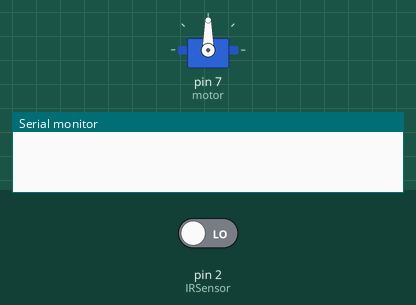
Bench run of a sketch on a simulated Arduino Uno, built with avr-gcc and run on an emulated ATmega328P. On the bench: servo, the last lines printed to the serial monitor. The inputs (shaded band) are chosen by the test bench; at power-on: pin 2 (IRSensor) LOW.

Above: at 1.2 s.
1.3 s: pin 2 (IRSensor) driven HIGH
At 2.3 s:
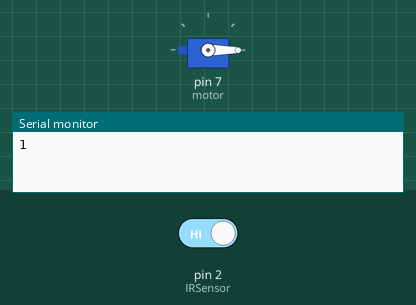
At 52.3 s:
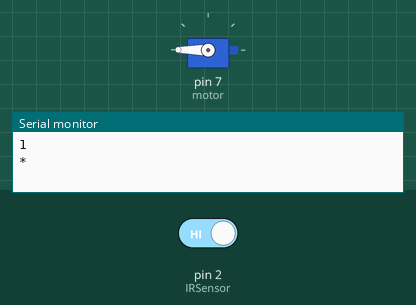
Timing chart, 0 to 53.4 s (numbered marks = the images above; inputs shaded):
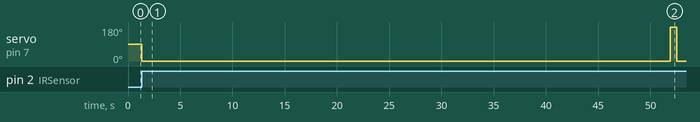

Measured:
- after the input at 1.3 s, servo on pin 7 (motor): 90° → 0° at once, → 180° 50.6 s later, → 0° 0.60 s later

The sketch:

arduino_magazine_trainning_2.ino
```cpp
//This program allows the door openning with both:
//(1) The infrared sensor and,
//(2) Maual activation


#include <Servo.h> //library to operate servo motors
Servo motor; //create servo object to control a servo

int IRSensor = 2; // connect ir sensor to arduino pin 2  //Lswitch = 2;
int active = 0; //variable to store if the switch was activated
int count = 0; //variable to store how many times the sensor was activated

unsigned long previousMillis = 0;
int interval=12000;


void setup() {
  Serial.begin(9600);  //This value of bits per second is by default
  motor.attach(7); //attaches the servo on pin 7 to the servo object

  pinMode(IRSensor, INPUT);// sensor pin INPUT  //INPUT_PULLUP
  //pinMode(motor,OUTPUT);
}

void loop() {
  int statusSensor = digitalRead (IRSensor);
  unsigned long currentMillis = millis();

  //motor.detach();
  //delay(1000);

//  if (digitalRead(Lswitch) == LOW){ //"LOW" means that the switch has been activated
//    statusSensor = 1;
//  }

  if (statusSensor == 1)
  {
    count = count+1;
    Serial.println(count);
    //Serial.print("\t");
    motor.attach(7);  //re-attach the servo to pin #7
    motor.write(0); // telling the motor to rotate continously (180 is full velocity in one direction, 0 full velocity in the other direction, 90 no movement)
    delay(600);  // motor will continue rotating for 0.6 seconds
    motor.detach(); // telling the motor to stop
    delay(50000);  // motor will remained stopped for 50 seconds
    Serial.println('*');
    motor.attach(7);  //re-attach the servo to pin #7
    motor.write(180); // telling the motor to rotate continously
    delay(600);  // motor will continue rotating for 0.6 seconds
    statusSensor = 0;
    //myTime = restart;
  } else {
    //active = 0;
    motor.detach();
    //delay(1000);
  }


// if ((currentMillis - previousMillis) == interval) {
//      // It's time to do something!
//    previousMillis = currentMillis; // Use the snapshot to set track time until next event
//    Serial.println(previousMillis);
//    count = count+1;
//    Serial.println(count);
//    //Serial.print("\t");
//    motor.attach(7);  //re-attach the servo to pin #7
//    motor.write(0); // telling the motor to rotate continously (180 is full velocity in one direction, 0 full velocity in the other direction, 90 no movement)
//    delay(600);  // motor will continue rotating for 0.6 seconds
//    motor.detach(); // telling the motor to stop
//    delay(50000);  // motor will remained stopped for 50 second
//    motor.attach(7);  //re-attach the servo to pin #7
//    motor.write(180); // telling the motor to rotate continously
//    delay(600);  // motor will continue rotating for 0.6 seconds
//
//   }
}
```
